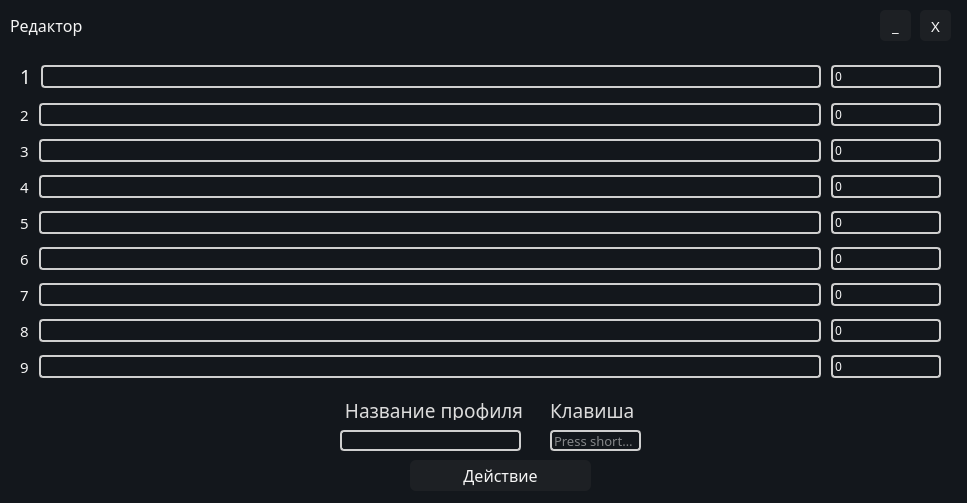
<?xml version="1.0" encoding="UTF-8"?>
<ui version="4.0">
 <class>ProfileEditWindow</class>
 <widget class="QMainWindow" name="ProfileEditWindow">
  <property name="geometry">
   <rect>
    <x>0</x>
    <y>0</y>
    <width>967</width>
    <height>503</height>
   </rect>
  </property>
  <property name="windowTitle">
   <string>Редактирование профиля</string>
  </property>
  <property name="windowIcon">
   <iconset>
    <normaloff>:/resources/logo.ico</normaloff>:/resources/logo.ico</iconset>
  </property>
  <property name="styleSheet">
   <string notr="true">QWidget {
   background-color: #13171c;
   color: #f5f5f5;
}

QLineEdit {
	border: 2px solid #cfcfcf;
	border-radius: 4px;
}

QPushButton {
    background-color: #1d2024;
	border: none;
 	border-collapse: separate;
	border-radius: 5px;
}

QPushButton::hover {
    background-color: #222a33;
}

QPushButton::pressed {
    background-color: #1d2329;
}

QListWidget {
	border: 2px solid #cfcfcf;
	border-radius: 7px;
}</string>
  </property>
  <widget class="QWidget" name="centralWidget">
   <widget class="QPushButton" name="createProfileButton">
    <property name="geometry">
     <rect>
      <x>410</x>
      <y>460</y>
      <width>181</width>
      <height>31</height>
     </rect>
    </property>
    <property name="font">
     <font>
      <family>Rubik</family>
      <pointsize>12</pointsize>
      <weight>50</weight>
      <bold>false</bold>
     </font>
    </property>
    <property name="styleSheet">
     <string notr="true">border-radius: 6px;</string>
    </property>
    <property name="text">
     <string>Действие</string>
    </property>
   </widget>
   <widget class="QLabel" name="shortcutlabel">
    <property name="geometry">
     <rect>
      <x>550</x>
      <y>400</y>
      <width>91</width>
      <height>21</height>
     </rect>
    </property>
    <property name="font">
     <font>
      <family>Rubik</family>
      <pointsize>14</pointsize>
     </font>
    </property>
    <property name="styleSheet">
     <string notr="true">QLabel {
	color: rgb(220, 220, 220)
}</string>
    </property>
    <property name="text">
     <string>Клавиша</string>
    </property>
   </widget>
   <widget class="QKeySequenceEdit" name="shortcut">
    <property name="geometry">
     <rect>
      <x>550</x>
      <y>430</y>
      <width>91</width>
      <height>21</height>
     </rect>
    </property>
    <property name="font">
     <font>
      <family>Rubik</family>
      <pointsize>10</pointsize>
     </font>
    </property>
    <property name="toolTip">
     <string/>
    </property>
    <property name="keySequence">
     <string/>
    </property>
   </widget>
   <widget class="QLineEdit" name="profileName">
    <property name="geometry">
     <rect>
      <x>340</x>
      <y>430</y>
      <width>181</width>
      <height>21</height>
     </rect>
    </property>
    <property name="text">
     <string/>
    </property>
   </widget>
   <widget class="QLabel" name="profiileNameLabel">
    <property name="geometry">
     <rect>
      <x>340</x>
      <y>400</y>
      <width>191</width>
      <height>20</height>
     </rect>
    </property>
    <property name="font">
     <font>
      <family>Rubik</family>
      <pointsize>14</pointsize>
     </font>
    </property>
    <property name="styleSheet">
     <string notr="true">QLabel {
	color: rgb(220, 220, 220)
}</string>
    </property>
    <property name="text">
     <string> Название профиля</string>
    </property>
   </widget>
   <widget class="QWidget" name="verticalLayoutWidget">
    <property name="geometry">
     <rect>
      <x>20</x>
      <y>50</y>
      <width>921</width>
      <height>341</height>
     </rect>
    </property>
    <layout class="QVBoxLayout" name="verticalLayout">
     <property name="spacing">
      <number>0</number>
     </property>
     <property name="leftMargin">
      <number>0</number>
     </property>
     <property name="topMargin">
      <number>0</number>
     </property>
     <property name="rightMargin">
      <number>0</number>
     </property>
     <property name="bottomMargin">
      <number>0</number>
     </property>
     <item>
      <layout class="QHBoxLayout" name="group1" stretch="0,10,0">
       <property name="spacing">
        <number>10</number>
       </property>
       <property name="sizeConstraint">
        <enum>QLayout::SetDefaultConstraint</enum>
       </property>
       <item>
        <widget class="QLabel" name="label1">
         <property name="enabled">
          <bool>true</bool>
         </property>
         <property name="font">
          <font>
           <family>Rubik</family>
           <pointsize>14</pointsize>
          </font>
         </property>
         <property name="text">
          <string>1</string>
         </property>
         <property name="alignment">
          <set>Qt::AlignCenter</set>
         </property>
        </widget>
       </item>
       <item>
        <widget class="QLineEdit" name="string1">
         <property name="font">
          <font>
           <family>Rubik</family>
           <weight>50</weight>
           <bold>false</bold>
          </font>
         </property>
         <property name="text">
          <string/>
         </property>
        </widget>
       </item>
       <item>
        <widget class="QLineEdit" name="cooldown1">
         <property name="font">
          <font>
           <family>Rubik</family>
           <weight>50</weight>
           <bold>false</bold>
          </font>
         </property>
         <property name="inputMethodHints">
          <set>Qt::ImhDigitsOnly</set>
         </property>
         <property name="text">
          <string>0</string>
         </property>
        </widget>
       </item>
      </layout>
     </item>
     <item>
      <layout class="QHBoxLayout" name="group2" stretch="0,10,0">
       <property name="spacing">
        <number>10</number>
       </property>
       <property name="sizeConstraint">
        <enum>QLayout::SetDefaultConstraint</enum>
       </property>
       <item>
        <widget class="QLabel" name="label2">
         <property name="font">
          <font>
           <family>Rubik</family>
           <pointsize>11</pointsize>
          </font>
         </property>
         <property name="text">
          <string>2</string>
         </property>
         <property name="alignment">
          <set>Qt::AlignCenter</set>
         </property>
        </widget>
       </item>
       <item>
        <widget class="QLineEdit" name="string2">
         <property name="font">
          <font>
           <family>Rubik</family>
           <weight>50</weight>
           <bold>false</bold>
          </font>
         </property>
        </widget>
       </item>
       <item>
        <widget class="QLineEdit" name="cooldown2">
         <property name="font">
          <font>
           <family>Rubik</family>
           <weight>50</weight>
           <bold>false</bold>
          </font>
         </property>
         <property name="inputMethodHints">
          <set>Qt::ImhDigitsOnly</set>
         </property>
         <property name="text">
          <string>0</string>
         </property>
        </widget>
       </item>
      </layout>
     </item>
     <item>
      <layout class="QHBoxLayout" name="group3" stretch="0,10,0">
       <property name="spacing">
        <number>10</number>
       </property>
       <property name="sizeConstraint">
        <enum>QLayout::SetDefaultConstraint</enum>
       </property>
       <item>
        <widget class="QLabel" name="label3">
         <property name="font">
          <font>
           <family>Rubik</family>
           <pointsize>11</pointsize>
          </font>
         </property>
         <property name="text">
          <string>3</string>
         </property>
         <property name="alignment">
          <set>Qt::AlignCenter</set>
         </property>
        </widget>
       </item>
       <item>
        <widget class="QLineEdit" name="string3">
         <property name="font">
          <font>
           <family>Rubik</family>
           <weight>50</weight>
           <bold>false</bold>
          </font>
         </property>
        </widget>
       </item>
       <item>
        <widget class="QLineEdit" name="cooldown3">
         <property name="font">
          <font>
           <family>Rubik</family>
           <weight>50</weight>
           <bold>false</bold>
          </font>
         </property>
         <property name="inputMethodHints">
          <set>Qt::ImhDigitsOnly</set>
         </property>
         <property name="text">
          <string>0</string>
         </property>
        </widget>
       </item>
      </layout>
     </item>
     <item>
      <layout class="QHBoxLayout" name="group4" stretch="0,10,0">
       <property name="spacing">
        <number>10</number>
       </property>
       <property name="sizeConstraint">
        <enum>QLayout::SetDefaultConstraint</enum>
       </property>
       <item>
        <widget class="QLabel" name="label4">
         <property name="font">
          <font>
           <family>Rubik</family>
           <pointsize>11</pointsize>
          </font>
         </property>
         <property name="text">
          <string>4</string>
         </property>
         <property name="alignment">
          <set>Qt::AlignCenter</set>
         </property>
        </widget>
       </item>
       <item>
        <widget class="QLineEdit" name="string4">
         <property name="font">
          <font>
           <family>Rubik</family>
           <weight>50</weight>
           <bold>false</bold>
          </font>
         </property>
        </widget>
       </item>
       <item>
        <widget class="QLineEdit" name="cooldown4">
         <property name="font">
          <font>
           <family>Rubik</family>
           <weight>50</weight>
           <bold>false</bold>
          </font>
         </property>
         <property name="inputMethodHints">
          <set>Qt::ImhDigitsOnly</set>
         </property>
         <property name="text">
          <string>0</string>
         </property>
        </widget>
       </item>
      </layout>
     </item>
     <item>
      <layout class="QHBoxLayout" name="group5" stretch="0,10,0">
       <property name="spacing">
        <number>10</number>
       </property>
       <property name="sizeConstraint">
        <enum>QLayout::SetDefaultConstraint</enum>
       </property>
       <item>
        <widget class="QLabel" name="label5">
         <property name="font">
          <font>
           <family>Rubik</family>
           <pointsize>11</pointsize>
          </font>
         </property>
         <property name="text">
          <string>5</string>
         </property>
         <property name="alignment">
          <set>Qt::AlignCenter</set>
         </property>
        </widget>
       </item>
       <item>
        <widget class="QLineEdit" name="string5">
         <property name="font">
          <font>
           <family>Rubik</family>
           <weight>50</weight>
           <bold>false</bold>
          </font>
         </property>
        </widget>
       </item>
       <item>
        <widget class="QLineEdit" name="cooldown5">
         <property name="font">
          <font>
           <family>Rubik</family>
           <weight>50</weight>
           <bold>false</bold>
          </font>
         </property>
         <property name="inputMethodHints">
          <set>Qt::ImhDigitsOnly</set>
         </property>
         <property name="text">
          <string>0</string>
         </property>
        </widget>
       </item>
      </layout>
     </item>
     <item>
      <layout class="QHBoxLayout" name="group6" stretch="0,10,0">
       <property name="spacing">
        <number>10</number>
       </property>
       <property name="sizeConstraint">
        <enum>QLayout::SetDefaultConstraint</enum>
       </property>
       <item>
        <widget class="QLabel" name="label6">
         <property name="font">
          <font>
           <family>Rubik</family>
           <pointsize>11</pointsize>
          </font>
         </property>
         <property name="text">
          <string>6</string>
         </property>
         <property name="alignment">
          <set>Qt::AlignCenter</set>
         </property>
        </widget>
       </item>
       <item>
        <widget class="QLineEdit" name="string6">
         <property name="font">
          <font>
           <family>Rubik</family>
           <weight>50</weight>
           <bold>false</bold>
          </font>
         </property>
        </widget>
       </item>
       <item>
        <widget class="QLineEdit" name="cooldown6">
         <property name="font">
          <font>
           <family>Rubik</family>
           <weight>50</weight>
           <bold>false</bold>
          </font>
         </property>
         <property name="text">
          <string>0</string>
         </property>
        </widget>
       </item>
      </layout>
     </item>
     <item>
      <layout class="QHBoxLayout" name="group7" stretch="0,10,0">
       <property name="spacing">
        <number>10</number>
       </property>
       <property name="sizeConstraint">
        <enum>QLayout::SetDefaultConstraint</enum>
       </property>
       <item>
        <widget class="QLabel" name="label7">
         <property name="font">
          <font>
           <family>Rubik</family>
           <pointsize>11</pointsize>
          </font>
         </property>
         <property name="text">
          <string>7</string>
         </property>
         <property name="alignment">
          <set>Qt::AlignCenter</set>
         </property>
        </widget>
       </item>
       <item>
        <widget class="QLineEdit" name="string7">
         <property name="font">
          <font>
           <family>Rubik</family>
           <weight>50</weight>
           <bold>false</bold>
          </font>
         </property>
        </widget>
       </item>
       <item>
        <widget class="QLineEdit" name="cooldown7">
         <property name="font">
          <font>
           <family>Rubik</family>
           <weight>50</weight>
           <bold>false</bold>
          </font>
         </property>
         <property name="text">
          <string>0</string>
         </property>
        </widget>
       </item>
      </layout>
     </item>
     <item>
      <layout class="QHBoxLayout" name="group8" stretch="0,10,0">
       <property name="spacing">
        <number>10</number>
       </property>
       <property name="sizeConstraint">
        <enum>QLayout::SetDefaultConstraint</enum>
       </property>
       <item>
        <widget class="QLabel" name="label8">
         <property name="font">
          <font>
           <family>Rubik</family>
           <pointsize>11</pointsize>
          </font>
         </property>
         <property name="text">
          <string>8</string>
         </property>
         <property name="alignment">
          <set>Qt::AlignCenter</set>
         </property>
        </widget>
       </item>
       <item>
        <widget class="QLineEdit" name="string8">
         <property name="font">
          <font>
           <family>Rubik</family>
           <weight>50</weight>
           <bold>false</bold>
          </font>
         </property>
        </widget>
       </item>
       <item>
        <widget class="QLineEdit" name="cooldown8">
         <property name="font">
          <font>
           <family>Rubik</family>
           <weight>50</weight>
           <bold>false</bold>
          </font>
         </property>
         <property name="text">
          <string>0</string>
         </property>
        </widget>
       </item>
      </layout>
     </item>
     <item>
      <layout class="QHBoxLayout" name="group9" stretch="0,10,0">
       <property name="spacing">
        <number>10</number>
       </property>
       <property name="sizeConstraint">
        <enum>QLayout::SetDefaultConstraint</enum>
       </property>
       <item>
        <widget class="QLabel" name="label9">
         <property name="font">
          <font>
           <family>Rubik</family>
           <pointsize>11</pointsize>
          </font>
         </property>
         <property name="text">
          <string>9</string>
         </property>
         <property name="alignment">
          <set>Qt::AlignCenter</set>
         </property>
        </widget>
       </item>
       <item>
        <widget class="QLineEdit" name="string9">
         <property name="font">
          <font>
           <family>Rubik</family>
           <weight>50</weight>
           <bold>false</bold>
          </font>
         </property>
        </widget>
       </item>
       <item>
        <widget class="QLineEdit" name="cooldown9">
         <property name="font">
          <font>
           <family>Rubik</family>
           <weight>50</weight>
           <bold>false</bold>
          </font>
         </property>
         <property name="text">
          <string>0</string>
         </property>
        </widget>
       </item>
      </layout>
     </item>
    </layout>
   </widget>
   <widget class="QPushButton" name="minimizeButton">
    <property name="geometry">
     <rect>
      <x>880</x>
      <y>10</y>
      <width>31</width>
      <height>31</height>
     </rect>
    </property>
    <property name="font">
     <font>
      <family>Rubik</family>
      <pointsize>11</pointsize>
     </font>
    </property>
    <property name="styleSheet">
     <string notr="true"/>
    </property>
    <property name="text">
     <string>_</string>
    </property>
   </widget>
   <widget class="QPushButton" name="closeButton">
    <property name="geometry">
     <rect>
      <x>920</x>
      <y>10</y>
      <width>31</width>
      <height>31</height>
     </rect>
    </property>
    <property name="font">
     <font>
      <family>Rubik</family>
      <pointsize>11</pointsize>
     </font>
    </property>
    <property name="styleSheet">
     <string notr="true"/>
    </property>
    <property name="text">
     <string>X</string>
    </property>
   </widget>
   <widget class="QLabel" name="title">
    <property name="geometry">
     <rect>
      <x>10</x>
      <y>10</y>
      <width>181</width>
      <height>31</height>
     </rect>
    </property>
    <property name="font">
     <font>
      <family>Rubik</family>
      <pointsize>12</pointsize>
     </font>
    </property>
    <property name="text">
     <string>Редактор</string>
    </property>
   </widget>
  </widget>
 </widget>
 <resources/>
 <connections/>
</ui>
